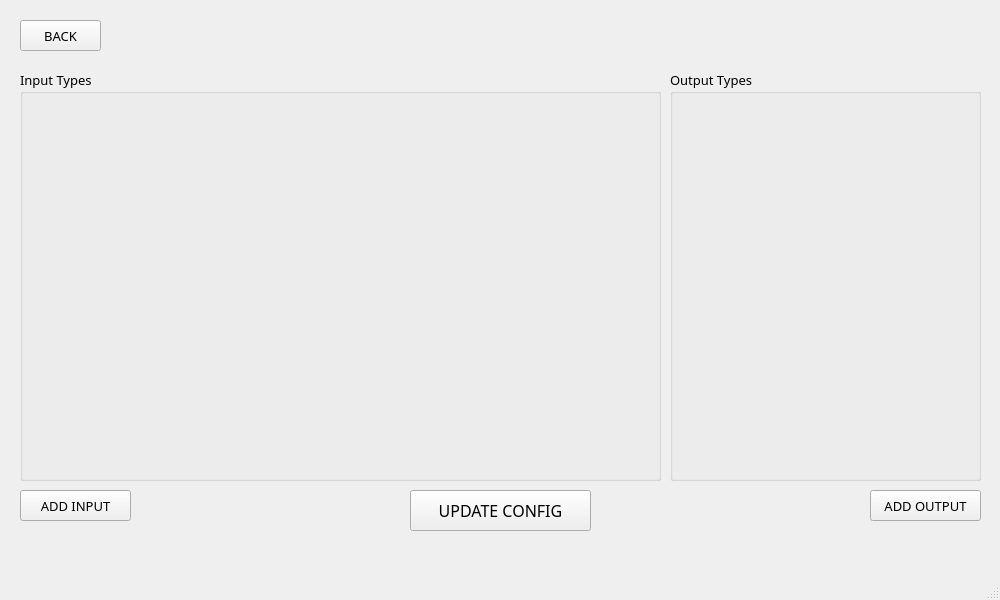
<?xml version="1.0" encoding="UTF-8"?>
<ui version="4.0">
 <class>ConfigBuilder</class>
 <widget class="QMainWindow" name="ConfigBuilder">
  <property name="geometry">
   <rect>
    <x>0</x>
    <y>0</y>
    <width>1000</width>
    <height>600</height>
   </rect>
  </property>
  <property name="minimumSize">
   <size>
    <width>1000</width>
    <height>600</height>
   </size>
  </property>
  <property name="windowTitle">
   <string>ConfigBuilder</string>
  </property>
  <widget class="QWidget" name="centralwidget">
   <widget class="QGroupBox" name="InputTypesBox">
    <property name="geometry">
     <rect>
      <x>20</x>
      <y>70</y>
      <width>641</width>
      <height>411</height>
     </rect>
    </property>
    <property name="font">
     <font>
      <family>Montserrat Light</family>
      <pointsize>10</pointsize>
     </font>
    </property>
    <property name="autoFillBackground">
     <bool>false</bool>
    </property>
    <property name="title">
     <string>Input Types</string>
    </property>
    <widget class="QWidget" name="verticalLayoutWidget">
     <property name="geometry">
      <rect>
       <x>10</x>
       <y>20</y>
       <width>621</width>
       <height>381</height>
      </rect>
     </property>
     <layout class="QVBoxLayout" name="InputTypesBoxLayout"/>
    </widget>
   </widget>
   <widget class="QGroupBox" name="OutputTypesBox">
    <property name="geometry">
     <rect>
      <x>670</x>
      <y>70</y>
      <width>311</width>
      <height>411</height>
     </rect>
    </property>
    <property name="font">
     <font>
      <family>Montserrat Light</family>
      <pointsize>10</pointsize>
      <kerning>true</kerning>
     </font>
    </property>
    <property name="layoutDirection">
     <enum>Qt::LeftToRight</enum>
    </property>
    <property name="title">
     <string>Output Types</string>
    </property>
    <widget class="QWidget" name="verticalLayoutWidget_2">
     <property name="geometry">
      <rect>
       <x>10</x>
       <y>20</y>
       <width>291</width>
       <height>381</height>
      </rect>
     </property>
     <layout class="QVBoxLayout" name="OutputTypesBoxLayout"/>
    </widget>
   </widget>
   <widget class="QPushButton" name="AddInputButton">
    <property name="geometry">
     <rect>
      <x>20</x>
      <y>490</y>
      <width>111</width>
      <height>31</height>
     </rect>
    </property>
    <property name="font">
     <font>
      <family>Montserrat Light</family>
      <pointsize>10</pointsize>
     </font>
    </property>
    <property name="text">
     <string>ADD INPUT</string>
    </property>
   </widget>
   <widget class="QPushButton" name="BackButton">
    <property name="geometry">
     <rect>
      <x>20</x>
      <y>20</y>
      <width>81</width>
      <height>31</height>
     </rect>
    </property>
    <property name="font">
     <font>
      <family>Montserrat Light</family>
      <pointsize>10</pointsize>
      <weight>50</weight>
      <bold>false</bold>
     </font>
    </property>
    <property name="text">
     <string>BACK</string>
    </property>
   </widget>
   <widget class="QPushButton" name="AddOutputButton">
    <property name="geometry">
     <rect>
      <x>870</x>
      <y>490</y>
      <width>111</width>
      <height>31</height>
     </rect>
    </property>
    <property name="font">
     <font>
      <family>Montserrat Light</family>
      <pointsize>10</pointsize>
     </font>
    </property>
    <property name="text">
     <string>ADD OUTPUT</string>
    </property>
   </widget>
   <widget class="QPushButton" name="UpdateConfigButton">
    <property name="geometry">
     <rect>
      <x>410</x>
      <y>490</y>
      <width>181</width>
      <height>41</height>
     </rect>
    </property>
    <property name="font">
     <font>
      <family>Montserrat Medium</family>
      <pointsize>12</pointsize>
      <weight>50</weight>
      <bold>false</bold>
     </font>
    </property>
    <property name="text">
     <string>UPDATE CONFIG</string>
    </property>
   </widget>
  </widget>
  <widget class="QMenuBar" name="menubar">
   <property name="geometry">
    <rect>
     <x>0</x>
     <y>0</y>
     <width>1000</width>
     <height>18</height>
    </rect>
   </property>
  </widget>
  <widget class="QStatusBar" name="statusbar"/>
 </widget>
 <resources/>
 <connections/>
</ui>
